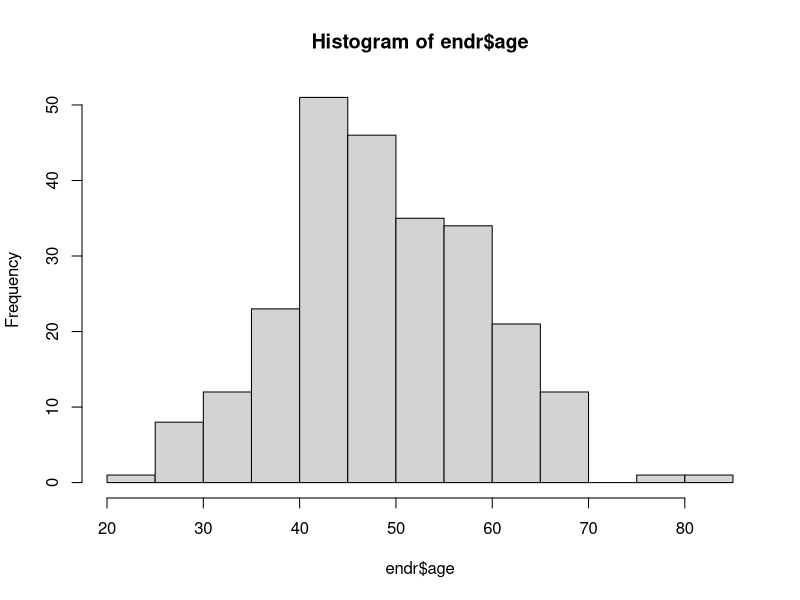
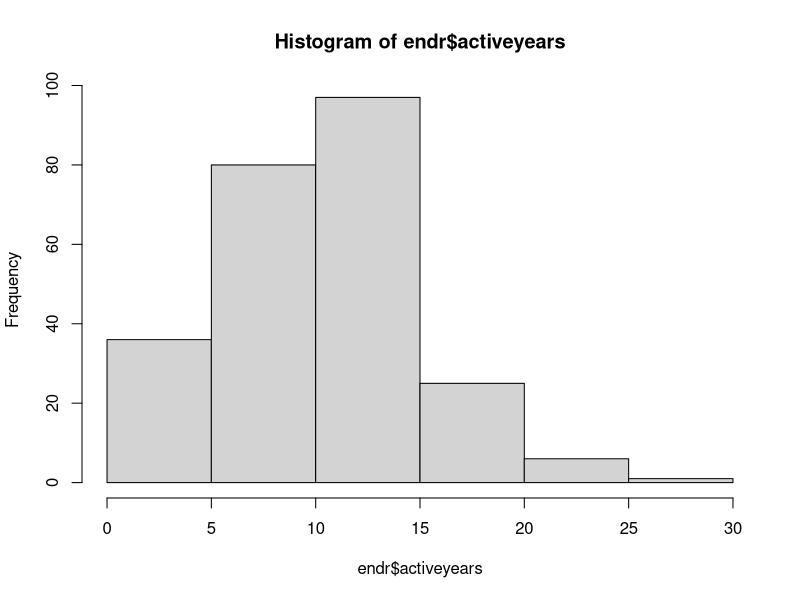
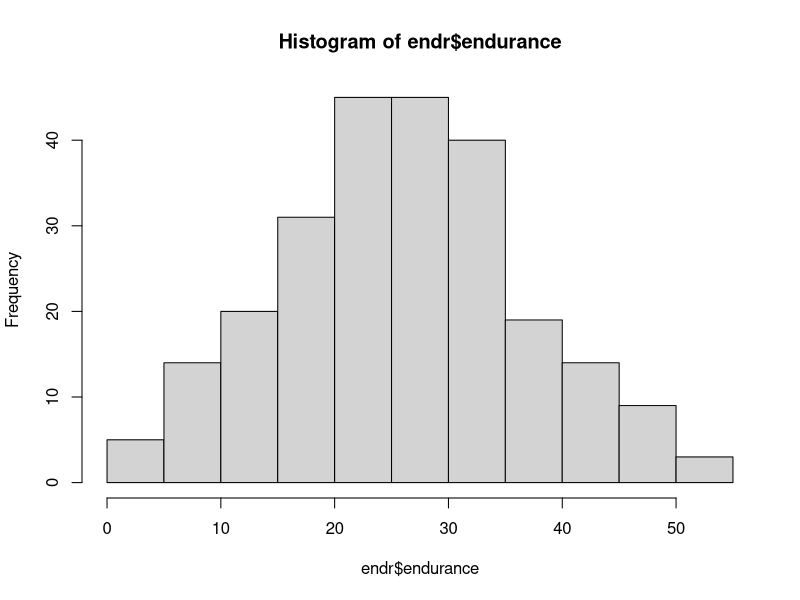
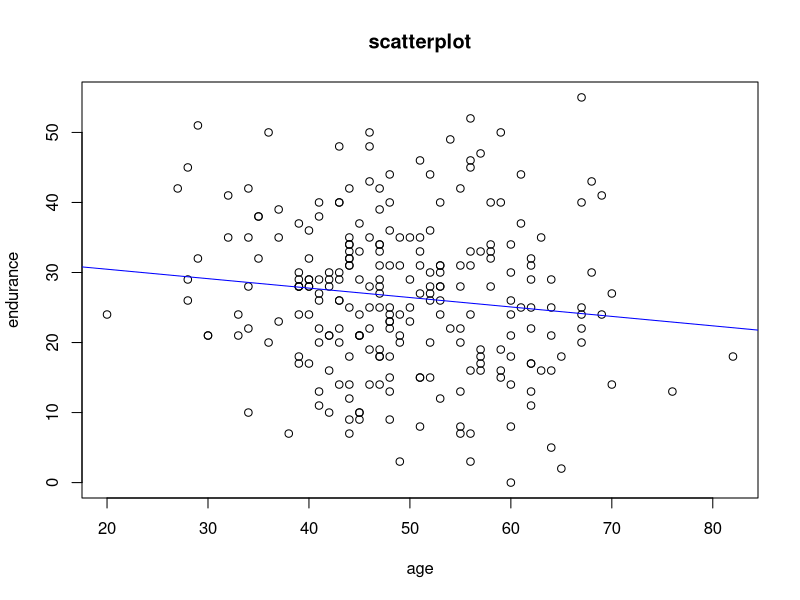
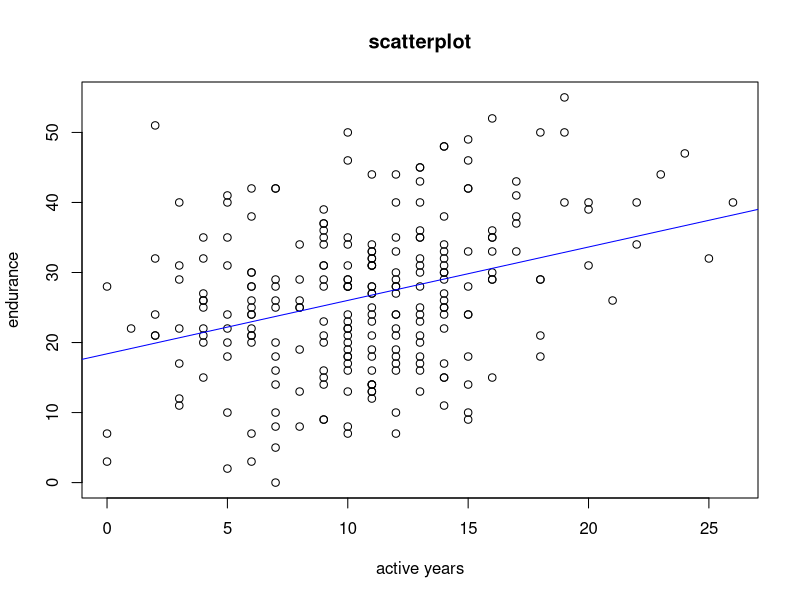

Here is the R script that generated these plots, in order:
# statistics one, homework week 3
#
# Write a script in R to run correlation and multiple regression analyses.
# Use the data in “DAA.03.txt”. The file contains fictional data from 245 adults.
# The three variables of interest are 
#   (1) physical endurance, 
#   (2) age, and 
#   (3) number of years engaged in an active sport. 
# From your R output, report the 10 values listed in the table below. 
# Round to 2 significant digits (for example, if the correlation is .456 then write .46). 

library(psych)

endr <- read.table("DAA_03.txt", header=T)
names(endr)

hist(endr$age)
hist(endr$activeyears)
hist(endr$endurance)

describe(endr)

plot(endr$endurance ~ endr$age, main="scatterplot", ylab="endurance", xlab="age")
abline(lm(endr$endurance ~ endr$age), col="blue")

plot(endr$endurance ~ endr$activeyears, main="scatterplot", ylab="endurance", xlab="active years")
abline(lm(endr$endurance ~ endr$activeyears), col="blue")

cor(endr)

model1 = lm(endr$endurance ~ endr$age)
summary(model1)

model2 = lm(endr$endurance ~ endr$activeyears)
summary(model2)